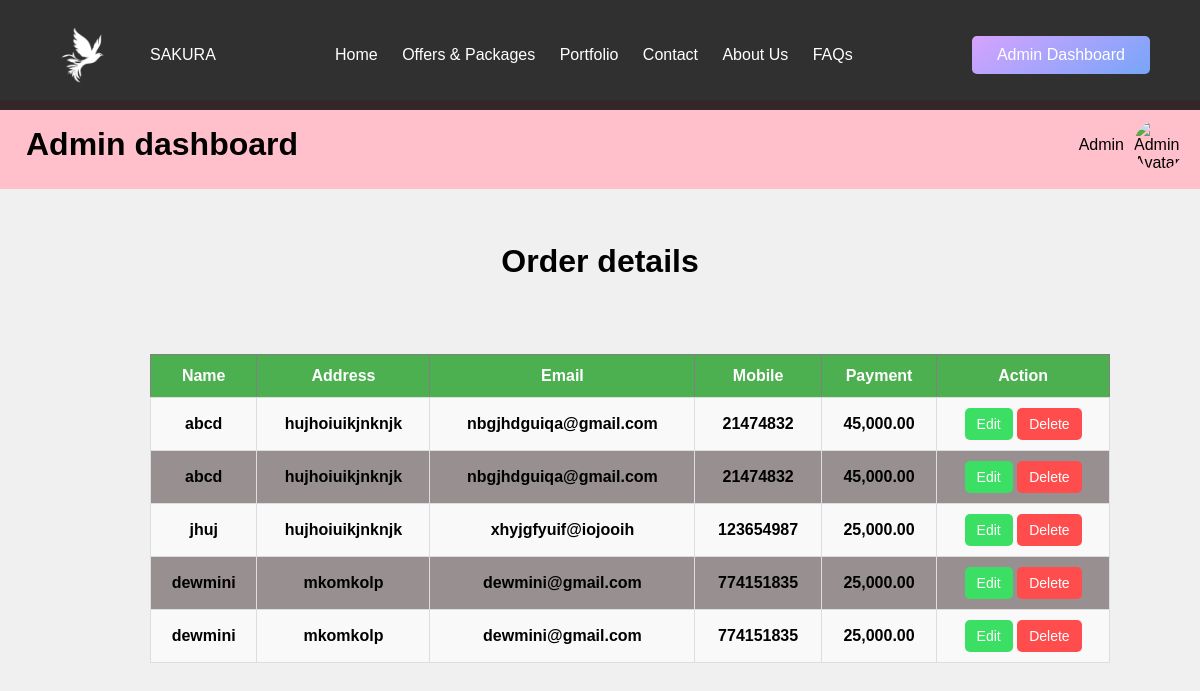
The page /orderupdate.php on the database its author committed.
### tables this page shows
CREATE TABLE `orderdetails` (
  `Name` varchar(30) NOT NULL,
  `Address` varchar(70) NOT NULL,
  `Email` varchar(60) NOT NULL,
  `Mobile` int(10) NOT NULL,
  `payment` double NOT NULL
);

### orderupdate.php (the view, shortened to what this page needs)
<!DOCTYPE html>
<html lang="en">
<head>
    <link rel="stylesheet" href="https://cdnjs.cloudflare.com/ajax/libs/font-awesome/6.0.0-beta3/css/all.min.css">
</head>
<body>
    <div class="dashboard">
    <nav class="navbar">
        <div class="logo">
            <img src="FAQ/images/white-logo.png" alt="Agency Logo">
            <a href="index.php">SAKURA</a>
        </div>
        <nav class="navibar">
        <div class="nav-links">
            <a href="home.php">Home</a>
            <a href="Offers&Packagers.php">Offers & Packages</a>
            <a href="index.php">Portfolio</a>
            <a href="contactpage.php">Contact</a>
            <a href="aboutUsPage.php">About Us</a>
            <a href="faq.php">FAQs</a>
        </div>
        </nav>
        <a href="adminDash.php" class="signup-btn">Admin Dashboard</a>
    </nav>
        <header>
            <div class="top-bar">
                <h1>Admin dashboard</h1>
                <div class="admin">
                    <span>Admin</span>
                    <img src="order/css/admin.jpg" alt="Admin Avatar" class="avatar">
                </div>
            </div>
        </header>
        <br><br><br>
        <h1><b>Order details<b></h1>
        <br><br><br>
</body>
</html>
<?php
require 'order/orderconfig.php';
$sql = "SELECT Name, Address, Email, Mobile, payment FROM orderdetails";
$result = mysqli_query($con, $sql);
if (mysqli_num_rows($result) > 0) {
    echo "<table border='1'>
            <tr>
                <th>Name</th>
                <th>Address</th>
                <th>Email</th>
                <th>Mobile</th>
                <th>Payment</th>
                <th>Action</th>
            </tr>";
    while ($row = mysqli_fetch_assoc($result)) {
        echo "<tr>
                <td>" . $row['Name'] . "</td>
                <td>" . $row['Address'] . "</td>
                <td>" . $row['Email'] . "</td>
                <td>" . $row['Mobile'] . "</td>
                <td>" . number_format($row['payment'], 2) . "</td>
                <td>
                    <a href='orderedit.php?Email=" . $row['Email'] . "'><button class='updatebtn'>Edit</button></a>
                    <a href='orderdelete.php?Email=" . $row['Email'] . "'><button class='deletebtn'>Delete</button></a>
                </td>
              </tr>";
    }
    echo "</table>";
} else {
    echo "No orders found.";
}
?>

### orderupdate.php (style rules this page uses)
h1 { text-align:center; }
table { width: 80%; border-collapse: collapse; margin: 20px 0 0 150px; font-family: Arial, sans-serif; }
th { background-color: #4CAF50; color: white; padding: 12px; text-align: center; }
td { border: 1px solid #ddd; padding: 10px; text-align:center; }
tr:nth-child(even) { background-color: #f9f9f9; }
tr:nth-child(odd) { background-color: rgb(152, 144, 144); }
body { font-family: Arial, sans-serif; margin: 0; padding: 0; background-color: #f4f4f4; }
.dashboard { margin: 0 auto; }
header { background: #FFC0CB; color: rgb(0, 0, 0); padding: 1rem; margin-top:100px; }
.top-bar { display: flex; justify-content: space-between; align-items: center; }
.top-bar h1 { margin: 10px; }
.admin { display: flex; align-items: center; }
.avatar { width: 50px; height: 50px; border-radius: 50%; margin-left: 10px; }
* { margin: 0; padding: 0; box-sizing: border-box; }
body, html { font-family: 'Poppins', sans-serif; scroll-behavior: smooth; background-color: #f0f0f0; transition: all 0.3s ease-in-out; }
a { text-decoration: none; transition: color 0.3s ease-in-out; color:#ccc; }
.navbar { display: flex; justify-content: space-between; align-items: center; padding: 20px 50px; background-color: rgba(0, 0, 0, 0.8); color: white; position: fixed; width: 100%; top: 0; z-index: 100; transition: background-color 0.3s ease; }
.navbar a { color: white; margin-left: 20px; position: relative; padding: 5px 0; }
.navbar .logo { display: flex; align-items: center; }
.navbar .logo img { height: 70px; width: auto; max-width: 150px; margin-right: 10px; }
.navibar a::after { content: ""; position: absolute; left: 0; bottom: 0; width: 100%; height: 2px; background-color: #77A5F8; transform: scaleX(0); transition: transform 0.3s ease-in-out; }
.navbar .signup-btn { background: linear-gradient(145deg, #D5A3FF 0%, #77A5F8 100%); color: white; padding: 10px 25px; border-radius: 5px; transition: transform 0.3s ease-in-out; }
body { background-image: url('2.jpg'); background-size: cover; background-position: center; background-repeat: no-repeat; }
body::after { width: 100%; height: 100%; }
body { font-family: Arial, sans-serif; }
body { background-image: url('order/css/3.jpg'); background-size: cover; background-position: center; background-repeat: no-repeat; }
.deletebtn { background-color: #ff4d4d; color: white; border: none; padding: 8px 12px; border-radius: 5px; cursor: pointer; font-size: 14px; transition: background-color 0.3s ease; }
.updatebtn { background-color: #3adf63; color: white; border: none; padding: 8px 12px; border-radius: 5px; cursor: pointer; font-size: 14px; transition: background-color 0.3s ease; }

### rows shown on the page
orderdetails: Name "abcd", Address "hujhoiuikjnknjk", Email "nbgjhdguiqa@gmail.com", Mobile "21474832", payment "45,000.00"
orderdetails: Name "abcd", Address "hujhoiuikjnknjk", Email "nbgjhdguiqa@gmail.com", Mobile "21474832", payment "45,000.00"
orderdetails: Name "jhuj", Address "hujhoiuikjnknjk", Email "xhyjgfyuif@iojooih", Mobile "123654987", payment "25,000.00"
orderdetails: Name "dewmini", Address "mkomkolp", Email "dewmini@gmail.com", Mobile "774151835", payment "25,000.00"
orderdetails: Name "dewmini", Address "mkomkolp", Email "dewmini@gmail.com", Mobile "774151835", payment "25,000.00"
